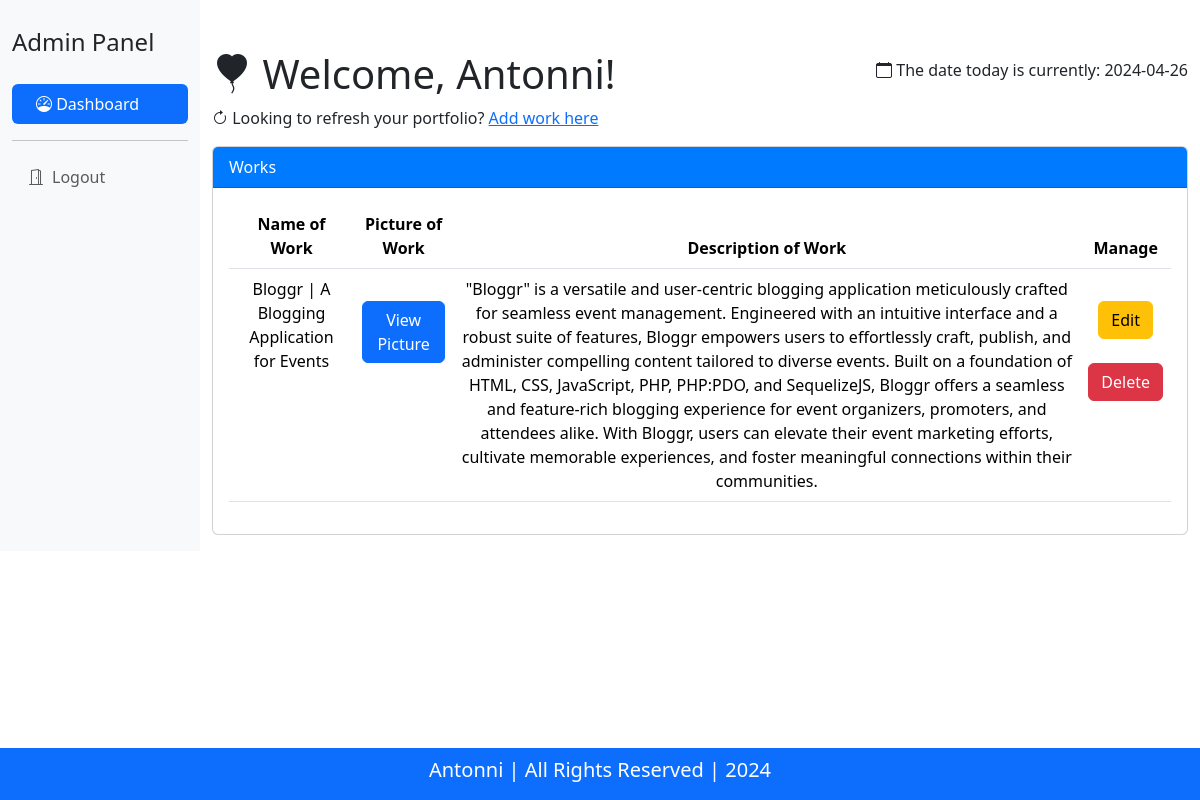
The app's page /admin/index.php with its own data.
### tables this page shows
CREATE TABLE `works` (
  `id` int(11) NOT NULL,
  `image` text NOT NULL,
  `name` text NOT NULL,
  `description` text NOT NULL
);

### admin/index.php (the view, shortened to what this page needs)
<?php
include('includes/conn.php');
?>
<!DOCTYPE html>
<html lang="en">
<head>
  <link href="vendor/bootstrap-5.3.2-dist/css/bootstrap.min.css" rel="stylesheet">
  <link href="vendor/bootstrap-icons-1.11.3/font/bootstrap-icons.css" rel="stylesheet">
  <link href="vendor/sweetalert2/dist/sweetalert2.min.css" rel="stylesheet">
</head>
<div class="container-fluid admin-panel">
  <div class="row">
    <nav class="col-md-2 col-sm-4 admin-sidebar d-flex flex-column justify-content-between py-4">
      <a href="#" class="d-flex align-items-center mb-3 mb-md-0 me-md-auto text-dark text-decoration-none">
        <span class="fs-4">Admin Panel</span>
      </a>
      <br>
      <ul class="nav nav-pills flex-column">
        <li class="nav-item">
          <a class="nav-link active" aria-current="page" href="#"><i class="fas fa-tachometer-alt me-2"></i><i class="bi bi-speedometer"></i> Dashboard</a>
        </li>
      </ul>
      <hr>
      <ul class="nav nav-pills flex-column mb-auto">
        <li class="nav-item">
          <a href="processes/logout.php" class="nav-link text-muted"><i class="bi bi-door-open"></i><i class="fas fa-sign-out-alt me-2"></i>Logout</a>
        </li>
      </ul>
    </nav>
    <main class="col-md-10 col-sm-8 admin-content">
      <div class="d-flex align-items-center">
  <strong role="status">    <h1><i class="bi bi-balloon-heart-fill"></i> Welcome, Antonni!</h1></strong>
  <div class=" ms-auto" aria-hidden="true">
  <p><i class="bi bi-calendar"></i> The date today is currently: <?php echo date('Y-m-d'); ?></p>
  </div>
</div>
      <p><i class="bi bi-arrow-clockwise"></i> Looking to refresh your portfolio? <a href="" data-bs-toggle="modal" data-bs-target="#workModal"> Add work here</a></p>
      <div class="card mb-3">
        <div class="card-header admin-card-header">
          Works
        </div>
        <div class="card-body">
          <table class="table table-hover text-center">
            <thead>
              <tr>
                <th scope="col">Name of Work</th>
                <th scope="col">Picture of Work</th>
                <th scope="col">Description of Work</th>
                <th scope="col">Manage</th>
              </tr>
            </thead>
            <tbody>
              <?php
              try {
                $stmt = $conn->prepare("SELECT * FROM works ORDER by id DESC");
                $stmt->execute();
                if ($stmt->rowCount() > 0) {
                  while ($row = $stmt->fetch(PDO::FETCH_ASSOC)) {
                    echo "<tr>";
                    echo "<td>" . $row['name'] . "</td>";
                    echo "<td><br><a href='#' class='btn btn-primary' data-bs-toggle='modal' data-bs-target='#pictureModal" . $row['id'] . "'>View Picture</a></td>";
                    echo "<td>" . $row['description'] . "</td>";
                    echo "<td>";
                    echo "<br>";
                    echo "<button type='button' class='btn btn-warning' data-bs-toggle='modal' data-bs-target='#editWorkModal" . $row['id'] . "'>Edit</button> <br> <br>";
                    echo "<button type='button' class='btn btn-danger' onclick='deleteWork(" . $row['id'] . ")'>Delete</button>";
                    echo "</td>";
                    echo "</tr>";
                  }
                } else {
                  echo "<tr><td colspan='5'>No works found.</td></tr>";
                }
              } catch (PDOException $e) {
                echo "Error: " . $e->getMessage();
              }
              ?>
            </tbody>
          </table>
        </div>
      </div>
    </main>
  </div>
</div>
<footer class="fixed-bottom">
  <div class="bg-primary container-fluid text-center">
    <h5>Antonni | All Rights Reserved | <?php echo date('Y'); ?></h5>
  </div>
</footer>
</body>
</html>

### admin/index.php (style rules this page uses)
.fixed-bottom { position: fixed; bottom: 0; width: 100%; background-color: #0d6efd; color: white; padding: 10px 0; box-sizing: border-box; }
.admin-panel { height: 100%; }
.admin-sidebar { background-color: #f8f9fa; }
.admin-content { padding-top: 50px; }
.admin-card-header { background-color: #007bff; color: #fff; }

### records on screen
works: name "Bloggr | A Blogging Application for Events", description "\"Bloggr\" is a versatile and user-centric blogging application meticulously crafted for seamless event management. Engineered with an intuitive interface and a robust suite of features, Bloggr empowers users to effortlessly craft, publish, and administer compelling content tailored to diverse events. Built on a foundation of HTML, CSS, JavaScript, PHP, PHP:PDO, and SequelizeJS, Bloggr offers a seamless and feature-rich blogging experience for event organizers, promoters, and attendees alike. With Bloggr, users can elevate their event marketing efforts, cultivate memorable experiences, and foster meaningful connections within their communities."
